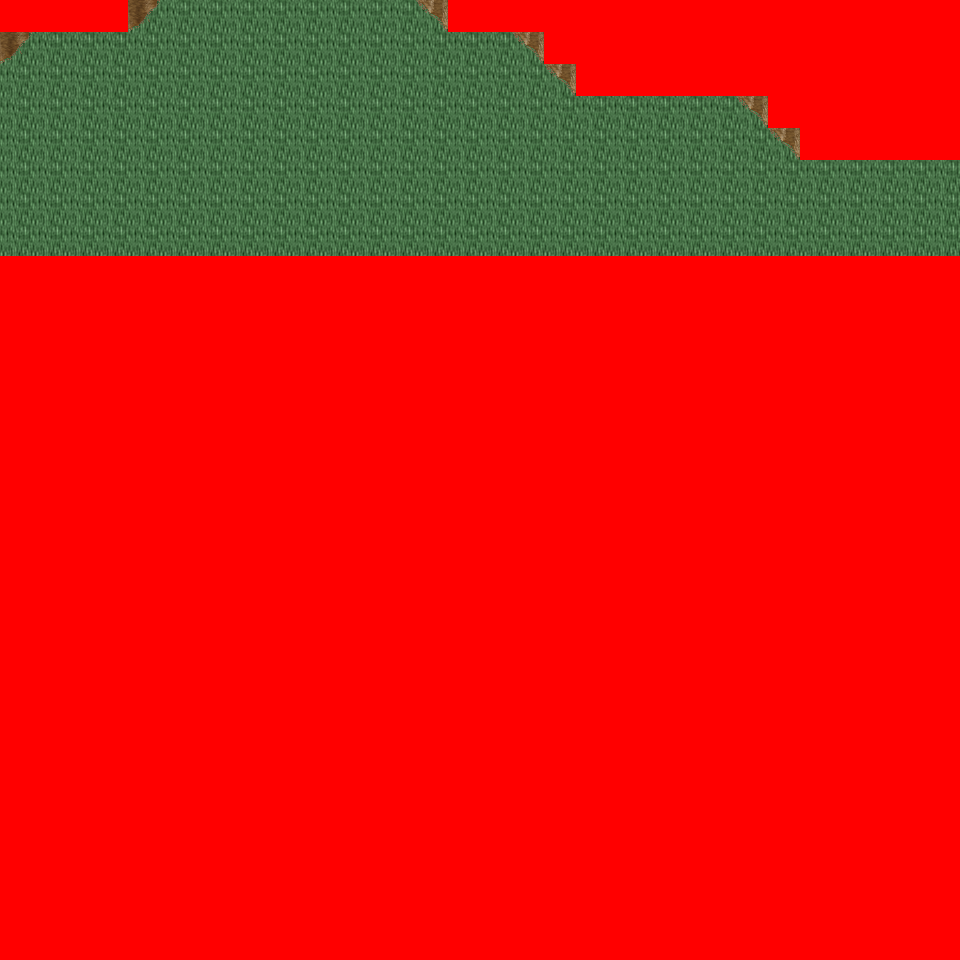

This game map was drawn from its Tiled (.tmx) file and the tilesets committed beside it. A one-line description and the trimmed map source follow:
An orthogonal 30x30 tile map with 32x32 px tiles, 6 tile layers (Ground, Object, Object2, Above, ...), 29 tilesets and 3 objects (3x mapchange).

<map version="1.0" orientation="orthogonal" renderorder="right-down" width="30" height="30" tilewidth="32" tileheight="32" nextobjectid="4">
  <tileset firstgid="1" name="tileset_logic_collision" tilewidth="32" tileheight="32" tilecount="1" columns="1">
    <image source="../drawable/tileset_logic_collision.png" width="32" height="32" />
  </tileset>
  <tileset firstgid="2" name="tileset_ground_ridge_earth_pale" tilewidth="32" tileheight="32" tilecount="96" columns="12">
    <image source="../drawable/tileset_ground_ridge_earth_pale.png" width="384" height="256" />
  </tileset>
  <tileset firstgid="98" name="tileset_ground_ridge_earth_dark" tilewidth="32" tileheight="32" tilecount="96" columns="12">
    <image source="../drawable/tileset_ground_ridge_earth_dark.png" width="384" height="256" />
  </tileset>
  <tileset firstgid="194" name="tileset_ground_ground" tilewidth="32" tileheight="32" tilecount="33" columns="3">
    <image source="../drawable/tileset_ground_ground.png" width="96" height="352" />
  </tileset>
  <tileset firstgid="227" name="tileset_building_castle" tilewidth="32" tileheight="32" tilecount="320" columns="20">
    <image source="../drawable/tileset_building_castle.png" width="640" height="512" />
  </tileset>
  <tileset firstgid="547" name="tileset_ground_water_pool" tilewidth="32" tileheight="32" tilecount="72" columns="3">
    <image source="../drawable/tileset_ground_water_pool.png" width="96" height="768" />
  </tileset>
  <tileset firstgid="619" name="tileset_ground_earth_edges" tilewidth="32" tileheight="32" tilecount="18" columns="6">
    <image source="../drawable/tileset_ground_earth_edges.png" width="192" height="96" />
  </tileset>
  <tileset firstgid="637" name="tileset_ground_grass_corners" tilewidth="32" tileheight="32" tilecount="24" columns="6">
    <image source="../drawable/tileset_ground_grass_corners.png" width="192" height="128" />
  </tileset>
  <tileset firstgid="661" name="tileset_ground_grass_edges" tilewidth="32" tileheight="32" tilecount="36" columns="12">
    <image source="../drawable/tileset_ground_grass_edges.png" width="384" height="96" />
  </tileset>
  <tileset firstgid="697" name="tileset_item_weapon_cannon" tilewidth="32" tileheight="32" tilecount="12" columns="3">
    <image source="../drawable/tileset_item_weapon_cannon.png" width="96" height="128" />
  </tileset>
  <tileset firstgid="709" name="tileset_item_pot_barrels_1" tilewidth="32" tileheight="32" tilecount="8" columns="4">
    <image source="../drawable/tileset_item_pot_barrels_1.png" width="128" height="64" />
  </tileset>
  <tileset firstgid="717" name="tileset_ground_cobbled_paving" tilewidth="32" tileheight="32" tilecount="1" columns="1">
    <image source="../drawable/tileset_ground_cobbled_paving.png" width="32" height="32" />
  </tileset>
  <tileset firstgid="718" name="tileset_ground_rock_pebbles" tilewidth="32" tileheight="32" tilecount="3" columns="1">
    <image source="../drawable/tileset_ground_rock_pebbles.png" width="32" height="96" />
  </tileset>
  <tileset firstgid="721" name="tileset_plant_flower_daisy_blue" tilewidth="32" tileheight="32" tilecount="8" columns="2">
    <image source="../drawable/tileset_plant_flower_daisy_blue.png" width="64" height="128" />
  </tileset>
  <tileset firstgid="729" name="tileset_building_mill" tilewidth="32" tileheight="32" tilecount="30" columns="5">
    <image source="../drawable/tileset_building_mill.png" width="160" height="192" />
  </tileset>
  <tileset firstgid="759" name="tileset_building_windmill_blades" tilewidth="32" tileheight="32" tilecount="144" columns="24">
    <image source="../drawable/tileset_building_windmill_blades.png" width="768" height="192" />
  </tileset>
  <tileset firstgid="903" name="tileset_object_scarecrow" tilewidth="32" tileheight="32" tilecount="2" columns="1">
    <image source="../drawable/tileset_object_scarecrow.png" width="32" height="64" />
  </tileset>
  <tileset firstgid="905" name="tileset_object_hay_cart" tilewidth="32" tileheight="32" tilecount="1" columns="1">
    <image source="../drawable/tileset_object_hay_cart.png" width="32" height="32" />
  </tileset>
  <tileset firstgid="906" name="tileset_building_barnyard" tilewidth="32" tileheight="32" tilecount="200" columns="8">
    <image source="../drawable/tileset_building_barnyard.png" width="256" height="800" />
  </tileset>
  <tileset firstgid="1106" name="tileset_furniture_sink_pale_brown_stone" tilewidth="32" tileheight="32" tilecount="4" columns="2">
    <image source="../drawable/tileset_furniture_sink_pale_brown_stone.png" width="64" height="64" />
  </tileset>
  <tileset firstgid="1110" name="tileset_plant_tree_fall_trees" tilewidth="32" tileheight="32" tilecount="40" columns="8">
    <image source="../drawable/tileset_plant_tree_fall_trees.png" width="256" height="160" />
  </tileset>
  <tileset firstgid="1150" name="tileset_plant_bush_bush_mult_colored" tilewidth="32" tileheight="32" tilecount="6" columns="3">
    <image source="../drawable/tileset_plant_bush_bush_mult_colored.png" width="96" height="64" />
  </tileset>
  <tileset firstgid="1156" name="tileset_furniture_light_lamp_blue" tilewidth="32" tileheight="32" tilecount="3" columns="1">
    <image source="../drawable/tileset_furniture_light_lamp_blue.png" width="32" height="96" />
  </tileset>
  <tileset firstgid="1159" name="tileset_plant_stump_small_stump" tilewidth="32" tileheight="32" tilecount="4" columns="2">
    <image source="../drawable/tileset_plant_stump_small_stump.png" width="64" height="64" />
  </tileset>
  <tileset firstgid="1163" name="tileset_plant_bushes_and_trees" tilewidth="32" tileheight="32" tilecount="144" columns="16">
    <image source="../drawable/tileset_plant_bushes_and_trees.png" width="512" height="289" />
  </tileset>
  <tileset firstgid="1307" name="tileset_plant_bush_leafy" tilewidth="32" tileheight="32" tilecount="48" columns="8">
    <image source="../drawable/tileset_plant_bush_leafy.png" width="256" height="192" />
  </tileset>
  <tileset firstgid="1355" name="tileset_plant_bush_bush_pinks" tilewidth="32" tileheight="32" tilecount="4" columns="2">
    <image source="../drawable/tileset_plant_bush_bush_pinks.png" width="64" height="64" />
  </tileset>
  <tileset firstgid="1359" name="tileset_plant_bush_berried" tilewidth="32" tileheight="32" tilecount="60" columns="5">
    <image source="../drawable/tileset_plant_bush_berried.png" width="160" height="384" />
  </tileset>
  <tileset firstgid="1419" name="tileset_ground_ground_3" tilewidth="32" tileheight="32" tilecount="5" columns="5">
    <image source="../drawable/tileset_ground_ground_3.png" width="160" height="32" />
  </tileset>
  <layer name="Ground" width="30" height="30">
    <data>[900 cells, 240 non-empty, 3 distinct tile ids]</data>
  </layer>
  <layer name="Object" width="30" height="30">
    <data>[900 cells, 52 non-empty, 11 distinct tile ids]</data>
  </layer>
  <layer name="Object2" width="30" height="30">
    <data>[900 cells, 6 non-empty, 3 distinct tile ids]</data>
  </layer>
  <layer name="Above" width="30" height="30">
    <data>[900 cells, 0 non-empty, 0 distinct tile ids]</data>
  </layer>
  <layer name="Above2" width="30" height="30">
    <data>[900 cells, 0 non-empty, 0 distinct tile ids]</data>
  </layer>
  <layer name="Walkable" width="30" height="30">
    <data>[900 cells, 716 non-empty, 1 distinct tile ids]</data>
  </layer>
  <objectgroup name="MapEvents">
    <object id="1" name="north" type="mapchange" x="128" y="0" width="320" height="32">
      <properties>
        <property name="map" value="0_ados_mountain_n2_w2_x1_y3" />
        <property name="place" value="south" />
      </properties>
    </object>
    </objectgroup>
</map>
<!-- 2 of 3 objects omitted -->
